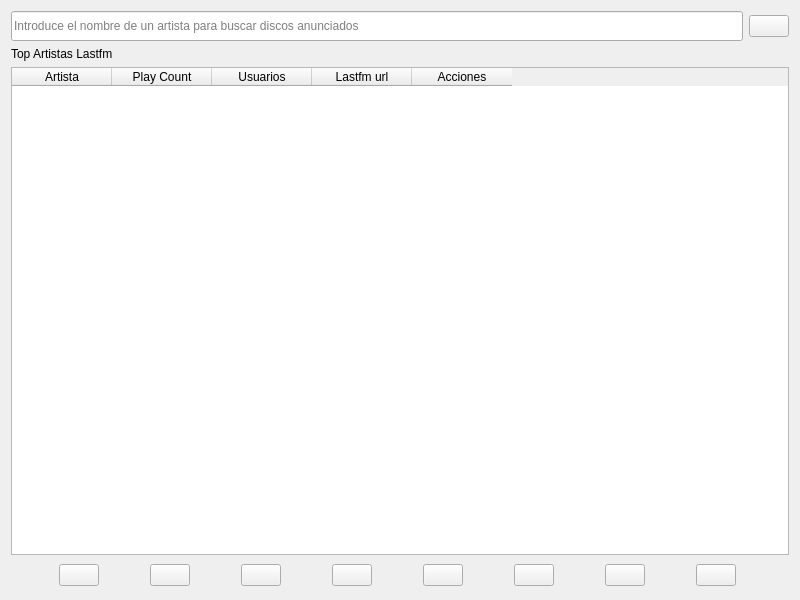
<?xml version="1.0" encoding="UTF-8"?>
<ui version="4.0">
 <class>MuspyArtistModule</class>
 <widget class="QWidget" name="MuspyArtistModule">
  <property name="geometry">
   <rect>
    <x>0</x>
    <y>0</y>
    <width>800</width>
    <height>600</height>
   </rect>
  </property>
  <property name="windowTitle">
   <string>Muspy Artist Module</string>
  </property>
  <layout class="QVBoxLayout" name="verticalLayout">
   <item>
    <widget class="QFrame" name="search_layout_2">
     <layout class="QHBoxLayout" name="search_layout">
      <property name="leftMargin">
       <number>0</number>
      </property>
      <property name="topMargin">
       <number>0</number>
      </property>
      <property name="rightMargin">
       <number>0</number>
      </property>
      <property name="bottomMargin">
       <number>0</number>
      </property>
      <item>
       <widget class="QLineEdit" name="artist_input">
        <property name="minimumSize">
         <size>
          <width>0</width>
          <height>30</height>
         </size>
        </property>
        <property name="placeholderText">
         <string>Introduce el nombre de un artista para buscar discos anunciados</string>
        </property>
       </widget>
      </item>
      <item>
       <widget class="QPushButton" name="search_button">
        <property name="text">
         <string/>
        </property>
        <property name="icon">
         <iconset resource="../images.qrc">
          <normaloff>:/services/search_music</normaloff>:/services/search_music</iconset>
        </property>
        <property name="iconSize">
         <size>
          <width>30</width>
          <height>30</height>
         </size>
        </property>
       </widget>
      </item>
     </layout>
    </widget>
   </item>
   <item>
    <widget class="QStackedWidget" name="stackedWidget">
     <widget class="QWidget" name="artists_page">
      <layout class="QVBoxLayout" name="verticalLayout_9">
       <property name="leftMargin">
        <number>0</number>
       </property>
       <property name="topMargin">
        <number>0</number>
       </property>
       <property name="rightMargin">
        <number>0</number>
       </property>
       <property name="bottomMargin">
        <number>0</number>
       </property>
       <item>
        <widget class="QLabel" name="top_artists_label">
         <property name="text">
          <string>Top Artistas Lastfm</string>
         </property>
        </widget>
       </item>
       <item>
        <widget class="QTableWidget" name="artists_table">
         <column>
          <property name="text">
           <string>Artista</string>
          </property>
          <property name="icon">
           <iconset resource="../images.qrc">
            <normaloff>:/services/lastfm_h</normaloff>:/services/lastfm_h</iconset>
          </property>
         </column>
         <column>
          <property name="text">
           <string>Play Count</string>
          </property>
         </column>
         <column>
          <property name="text">
           <string>Usuarios</string>
          </property>
         </column>
         <column>
          <property name="text">
           <string>Lastfm url</string>
          </property>
         </column>
         <column>
          <property name="text">
           <string>Acciones</string>
          </property>
         </column>
        </widget>
       </item>
      </layout>
     </widget>
     <widget class="QWidget" name="musicbrainz_collection_page">
      <layout class="QVBoxLayout" name="verticalLayout_7">
       <property name="leftMargin">
        <number>0</number>
       </property>
       <property name="topMargin">
        <number>0</number>
       </property>
       <property name="rightMargin">
        <number>0</number>
       </property>
       <property name="bottomMargin">
        <number>0</number>
       </property>
       <item>
        <widget class="QLabel" name="mb_label">
         <property name="text">
          <string>Colecciones de musicbrainz</string>
         </property>
        </widget>
       </item>
       <item>
        <widget class="QTableWidget" name="tabla_musicbrainz_collection">
         <column>
          <property name="text">
           <string>Artista</string>
          </property>
          <property name="icon">
           <iconset resource="../images.qrc">
            <normaloff>:/services/mb</normaloff>:/services/mb</iconset>
          </property>
         </column>
         <column>
          <property name="text">
           <string>Artista MBID</string>
          </property>
         </column>
         <column>
          <property name="text">
           <string>Título Lanzamiento</string>
          </property>
         </column>
         <column>
          <property name="text">
           <string>Tipo</string>
          </property>
         </column>
         <column>
          <property name="text">
           <string>Fecha</string>
          </property>
         </column>
         <column>
          <property name="text">
           <string>Estado</string>
          </property>
         </column>
         <column>
          <property name="text">
           <string>País</string>
          </property>
         </column>
        </widget>
       </item>
      </layout>
     </widget>
     <widget class="QWidget" name="_create_releases_page">
      <layout class="QVBoxLayout" name="verticalLayout_3">
       <property name="leftMargin">
        <number>0</number>
       </property>
       <property name="topMargin">
        <number>0</number>
       </property>
       <property name="rightMargin">
        <number>0</number>
       </property>
       <property name="bottomMargin">
        <number>0</number>
       </property>
       <item>
        <widget class="QLabel" name="create_label">
         <property name="text">
          <string>Crear publicación?</string>
         </property>
        </widget>
       </item>
       <item>
        <widget class="QTableWidget" name="tabla_crear_collection"/>
       </item>
      </layout>
     </widget>
     <widget class="QWidget" name="muspy_results_widget">
      <layout class="QVBoxLayout" name="verticalLayout_8">
       <property name="leftMargin">
        <number>0</number>
       </property>
       <property name="topMargin">
        <number>0</number>
       </property>
       <property name="rightMargin">
        <number>0</number>
       </property>
       <property name="bottomMargin">
        <number>0</number>
       </property>
       <item>
        <widget class="QWidget" name="muspy_results_widget_2" native="true">
         <layout class="QVBoxLayout" name="verticalLayout_2">
          <property name="leftMargin">
           <number>0</number>
          </property>
          <property name="topMargin">
           <number>0</number>
          </property>
          <property name="rightMargin">
           <number>0</number>
          </property>
          <property name="bottomMargin">
           <number>0</number>
          </property>
          <item>
           <widget class="QLabel" name="label_result_count">
            <property name="text">
             <string>Resultados de la búsqueda</string>
            </property>
           </widget>
          </item>
          <item>
           <widget class="QTableWidget" name="tableWidget_muspy_results">
            <column>
             <property name="text">
              <string>Artista</string>
             </property>
            </column>
            <column>
             <property name="text">
              <string>Publicación</string>
             </property>
            </column>
            <column>
             <property name="text">
              <string>Tipo</string>
             </property>
            </column>
            <column>
             <property name="text">
              <string>Fecha</string>
             </property>
            </column>
            <column>
             <property name="text">
              <string>Desambiguación</string>
             </property>
            </column>
           </widget>
          </item>
          <item>
           <widget class="QWidget" name="widget_2" native="true">
            <layout class="QHBoxLayout" name="horizontalLayout_7">
             <property name="leftMargin">
              <number>0</number>
             </property>
             <property name="topMargin">
              <number>0</number>
             </property>
             <property name="rightMargin">
              <number>0</number>
             </property>
             <property name="bottomMargin">
              <number>0</number>
             </property>
             <item>
              <widget class="QPushButton" name="follow_artist_button">
               <property name="text">
                <string>Seguir Artista</string>
               </property>
              </widget>
             </item>
            </layout>
           </widget>
          </item>
         </layout>
        </widget>
       </item>
      </layout>
     </widget>
     <widget class="QWidget" name="releases_page">
      <layout class="QVBoxLayout" name="verticalLayout_10">
       <property name="leftMargin">
        <number>0</number>
       </property>
       <property name="topMargin">
        <number>0</number>
       </property>
       <property name="rightMargin">
        <number>0</number>
       </property>
       <property name="bottomMargin">
        <number>0</number>
       </property>
       <item>
        <widget class="QLabel" name="releases_label">
         <property name="text">
          <string>Futuros álbumes</string>
         </property>
        </widget>
       </item>
       <item>
        <widget class="QTableWidget" name="releases_table">
         <column>
          <property name="text">
           <string>Artista</string>
          </property>
         </column>
         <column>
          <property name="text">
           <string>Lanzamiento</string>
          </property>
         </column>
         <column>
          <property name="text">
           <string>Tipo</string>
          </property>
         </column>
         <column>
          <property name="text">
           <string>Fecha</string>
          </property>
         </column>
         <column>
          <property name="text">
           <string>Desambiguación</string>
          </property>
         </column>
        </widget>
       </item>
      </layout>
     </widget>
     <widget class="QWidget" name="loved_tracks_page">
      <layout class="QVBoxLayout" name="verticalLayout_6">
       <property name="leftMargin">
        <number>0</number>
       </property>
       <property name="topMargin">
        <number>0</number>
       </property>
       <property name="rightMargin">
        <number>0</number>
       </property>
       <property name="bottomMargin">
        <number>0</number>
       </property>
       <item>
        <widget class="QLabel" name="loved_songs_label">
         <property name="text">
          <string>Canciones destacadas en LastFm</string>
         </property>
        </widget>
       </item>
       <item>
        <widget class="QTableWidget" name="loved_tracks_table">
         <column>
          <property name="text">
           <string>Canción</string>
          </property>
          <property name="icon">
           <iconset resource="../images.qrc">
            <normaloff>:/services/lastfm_h</normaloff>:/services/lastfm_h</iconset>
          </property>
         </column>
         <column>
          <property name="text">
           <string>Álbum</string>
          </property>
         </column>
         <column>
          <property name="text">
           <string>Artista</string>
          </property>
         </column>
         <column>
          <property name="text">
           <string>Fecha</string>
          </property>
         </column>
        </widget>
       </item>
      </layout>
     </widget>
     <widget class="QWidget" name="text_page">
      <layout class="QVBoxLayout" name="verticalLayout_11">
       <property name="leftMargin">
        <number>0</number>
       </property>
       <property name="topMargin">
        <number>0</number>
       </property>
       <property name="rightMargin">
        <number>0</number>
       </property>
       <property name="bottomMargin">
        <number>0</number>
       </property>
       <item>
        <widget class="QLabel" name="label">
         <property name="text">
          <string>Log</string>
         </property>
        </widget>
       </item>
       <item>
        <widget class="QTextEdit" name="results_text"/>
       </item>
      </layout>
     </widget>
     <widget class="QWidget" name="spotify_artists_page">
      <layout class="QVBoxLayout" name="verticalLayout_4">
       <property name="leftMargin">
        <number>0</number>
       </property>
       <property name="topMargin">
        <number>0</number>
       </property>
       <property name="rightMargin">
        <number>0</number>
       </property>
       <property name="bottomMargin">
        <number>0</number>
       </property>
       <item>
        <widget class="QLabel" name="spotify_artists_count_label">
         <property name="text">
          <string>Artistas seguidos en Spotify</string>
         </property>
        </widget>
       </item>
       <item>
        <widget class="QTableWidget" name="spotify_artists_table">
         <column>
          <property name="text">
           <string>Artista</string>
          </property>
          <property name="icon">
           <iconset resource="../images.qrc">
            <normaloff>:/services/spotify_ol</normaloff>:/services/spotify_ol</iconset>
          </property>
         </column>
         <column>
          <property name="text">
           <string>Género</string>
          </property>
         </column>
         <column>
          <property name="text">
           <string>Seguidores</string>
          </property>
         </column>
         <column>
          <property name="text">
           <string>Popularidad</string>
          </property>
         </column>
        </widget>
       </item>
      </layout>
     </widget>
     <widget class="QWidget" name="spotify_releases_page">
      <layout class="QVBoxLayout" name="verticalLayout_5">
       <property name="leftMargin">
        <number>0</number>
       </property>
       <property name="topMargin">
        <number>0</number>
       </property>
       <property name="rightMargin">
        <number>0</number>
       </property>
       <property name="bottomMargin">
        <number>0</number>
       </property>
       <item>
        <widget class="QLabel" name="spotify_releases_count_label">
         <property name="text">
          <string>Nuevos álbumes según Spotify</string>
         </property>
        </widget>
       </item>
       <item>
        <widget class="QTableWidget" name="spotify_releases_table">
         <column>
          <property name="text">
           <string>New Column</string>
          </property>
          <property name="icon">
           <iconset resource="../images.qrc">
            <normaloff>:/services/spotify_ol</normaloff>:/services/spotify_ol</iconset>
          </property>
         </column>
         <column>
          <property name="text">
           <string>Lanzamiento</string>
          </property>
         </column>
         <column>
          <property name="text">
           <string>Tipo</string>
          </property>
         </column>
         <column>
          <property name="text">
           <string>Fecha</string>
          </property>
         </column>
         <column>
          <property name="text">
           <string>Canciones</string>
          </property>
         </column>
        </widget>
       </item>
      </layout>
     </widget>
    </widget>
   </item>
   <item>
    <widget class="QFrame" name="frame">
     <layout class="QHBoxLayout" name="bottom_layout">
      <property name="leftMargin">
       <number>3</number>
      </property>
      <property name="topMargin">
       <number>3</number>
      </property>
      <property name="rightMargin">
       <number>3</number>
      </property>
      <property name="bottomMargin">
       <number>3</number>
      </property>
      <item>
       <widget class="QPushButton" name="load_artists_button">
        <property name="maximumSize">
         <size>
          <width>40</width>
          <height>40</height>
         </size>
        </property>
        <property name="toolTip">
         <string>Cargar artistas desde db</string>
        </property>
        <property name="text">
         <string/>
        </property>
        <property name="icon">
         <iconset resource="../images.qrc">
          <normaloff>:/services/db_ol</normaloff>:/services/db_ol</iconset>
        </property>
        <property name="iconSize">
         <size>
          <width>36</width>
          <height>36</height>
         </size>
        </property>
       </widget>
      </item>
      <item>
       <widget class="QPushButton" name="sync_artists_button">
        <property name="maximumSize">
         <size>
          <width>40</width>
          <height>40</height>
         </size>
        </property>
        <property name="toolTip">
         <string>Sincronizar Artistas con Muspy</string>
        </property>
        <property name="text">
         <string/>
        </property>
        <property name="icon">
         <iconset resource="../images.qrc">
          <normaloff>:/services/links_ol</normaloff>:/services/links_ol</iconset>
        </property>
        <property name="iconSize">
         <size>
          <width>36</width>
          <height>36</height>
         </size>
        </property>
       </widget>
      </item>
      <item>
       <widget class="QPushButton" name="get_releases_spotify_button">
        <property name="maximumSize">
         <size>
          <width>40</width>
          <height>40</height>
         </size>
        </property>
        <property name="toolTip">
         <string>Spotify</string>
        </property>
        <property name="text">
         <string/>
        </property>
        <property name="icon">
         <iconset resource="../images.qrc">
          <normaloff>:/services/spotify_ol</normaloff>:/services/spotify_ol</iconset>
        </property>
        <property name="iconSize">
         <size>
          <width>36</width>
          <height>36</height>
         </size>
        </property>
       </widget>
      </item>
      <item>
       <widget class="QPushButton" name="sync_lastfm_button">
        <property name="maximumSize">
         <size>
          <width>40</width>
          <height>40</height>
         </size>
        </property>
        <property name="toolTip">
         <string>Lastfm</string>
        </property>
        <property name="text">
         <string/>
        </property>
        <property name="icon">
         <iconset resource="../images.qrc">
          <normaloff>:/services/lastfm_ol</normaloff>:/services/lastfm_ol</iconset>
        </property>
        <property name="iconSize">
         <size>
          <width>36</width>
          <height>36</height>
         </size>
        </property>
       </widget>
      </item>
      <item>
       <widget class="QPushButton" name="get_releases_musicbrainz">
        <property name="maximumSize">
         <size>
          <width>40</width>
          <height>40</height>
         </size>
        </property>
        <property name="toolTip">
         <string>Musicbrainz</string>
        </property>
        <property name="text">
         <string/>
        </property>
        <property name="icon">
         <iconset resource="../images.qrc">
          <normaloff>:/services/mb</normaloff>:/services/mb</iconset>
        </property>
        <property name="iconSize">
         <size>
          <width>36</width>
          <height>36</height>
         </size>
        </property>
       </widget>
      </item>
      <item>
       <widget class="QPushButton" name="get_releases_button">
        <property name="maximumSize">
         <size>
          <width>40</width>
          <height>40</height>
         </size>
        </property>
        <property name="toolTip">
         <string>Mis próximos discos</string>
        </property>
        <property name="text">
         <string/>
        </property>
        <property name="icon">
         <iconset resource="../images.qrc">
          <normaloff>:/services/musico</normaloff>:/services/musico</iconset>
        </property>
        <property name="iconSize">
         <size>
          <width>36</width>
          <height>36</height>
         </size>
        </property>
       </widget>
      </item>
      <item>
       <widget class="QPushButton" name="get_my_releases_button">
        <property name="maximumSize">
         <size>
          <width>40</width>
          <height>40</height>
         </size>
        </property>
        <property name="toolTip">
         <string>Obtener todo...</string>
        </property>
        <property name="styleSheet">
         <string notr="true">QPushButton {{ border-radius: 20}}</string>
        </property>
        <property name="text">
         <string/>
        </property>
        <property name="icon">
         <iconset resource="../images.qrc">
          <normaloff>:/services/networks_ol</normaloff>:/services/networks_ol</iconset>
        </property>
        <property name="iconSize">
         <size>
          <width>36</width>
          <height>36</height>
         </size>
        </property>
       </widget>
      </item>
      <item>
       <widget class="QPushButton" name="get_new_releases_button">
        <property name="maximumSize">
         <size>
          <width>40</width>
          <height>40</height>
         </size>
        </property>
        <property name="toolTip">
         <string>Discos ausentes</string>
        </property>
        <property name="text">
         <string/>
        </property>
        <property name="icon">
         <iconset resource="../images.qrc">
          <normaloff>:/services/save_ol</normaloff>:/services/save_ol</iconset>
        </property>
        <property name="iconSize">
         <size>
          <width>36</width>
          <height>36</height>
         </size>
        </property>
       </widget>
      </item>
     </layout>
    </widget>
   </item>
  </layout>
 </widget>
 <resources>
  <include location="../images.qrc"/>
 </resources>
 <connections/>
</ui>
